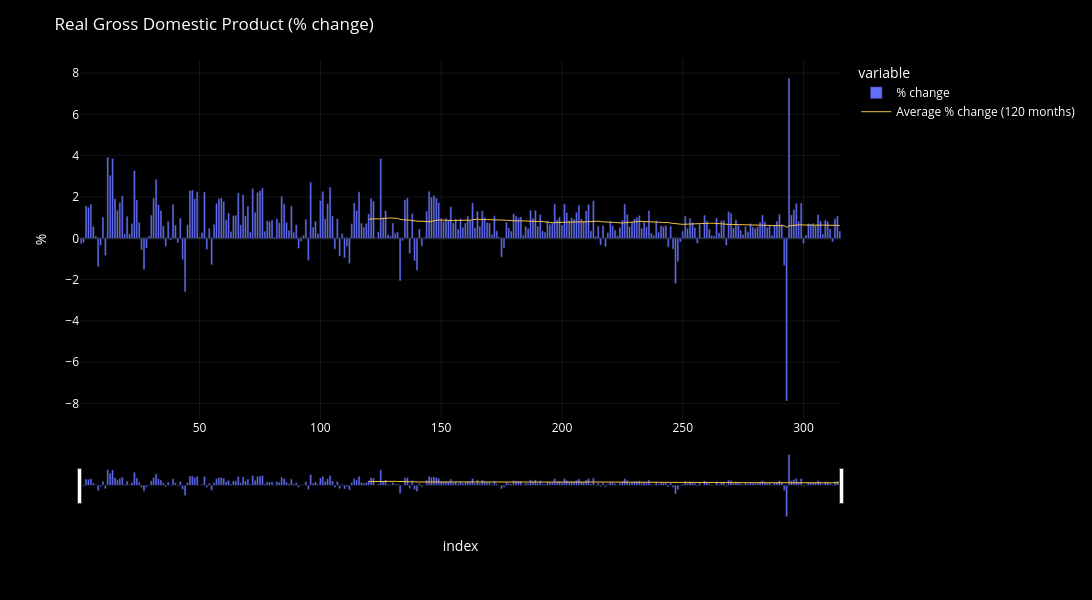

This figure's notebook cell:
### Code cell
import plotly.graph_objects as go

fig = plot_df_chart(
    df[[COL]],
    chart_title = DICT[INDICATOR]["title"] + f' ({COL})',
    chart_type = "bar",
    yaxis_title = "%",
    draw=False,
)

AVG_PERIOD = 12 * 10

fig.add_trace(go.Scatter(
    x=df.index,
    y=df[COL].rolling(window=AVG_PERIOD).mean(),
    name='Average ' + COL + f' ({AVG_PERIOD} months)',
    line=dict(
        width=1,
        color="#F2C14E",
        # dash="dash"
    ),
    # hoverinfo="skip",
    # showlegend=False,
))

fig.show()

### Figure 1 — Plotly figure (JSON) as saved in the notebook; plotly's stock layout.template omitted (floating-point values rounded to 4 significant figures; data arrays with more than 128 entries replaced by an {"elided": "..."} marker saying what was removed)
{"data": [{"hovertemplate": "<b>%{fullData.name}</b><br>%{y:.2f}<extra></extra>", "legendgroup": "% change", "marker": {"color": "#636efa", "pattern": {"shape": ""}}, "name": "% change", "orientation": "v", "showlegend": true, "textposition": "auto", "type": "bar", "x": {"elided": "315 int values"}, "xaxis": "x", "y": {"elided": "315 float values"}, "yaxis": "y"}, {"line": {"color": "#F2C14E", "width": 1}, "name": "Average % change (120 months)", "type": "scatter", "x": {"elided": "315 int values"}, "y": {"elided": "315 float values"}}], "layout": {"barmode": "relative", "dragmode": "zoom", "font": {"color": "white", "size": 12}, "height": 600, "legend": {"bgcolor": "rgba(0,0,0,0)", "itemclick": "toggle", "itemdoubleclick": "toggleothers", "title": {"text": "variable"}, "tracegroupgap": 0}, "margin": {"t": 60}, "paper_bgcolor": "black", "plot_bgcolor": "black", "title": {"text": "Real Gross Domestic Product (% change)"}, "width": 1300, "xaxis": {"anchor": "y", "domain": [0, 1], "gridcolor": "rgba(255,255,255,0.08)", "rangeslider": {"visible": true}, "showgrid": true, "title": {"text": "index"}}, "yaxis": {"anchor": "x", "domain": [0, 1], "fixedrange": false, "gridcolor": "rgba(255,255,255,0.08)", "showgrid": true, "title": {"text": "%"}}}}
